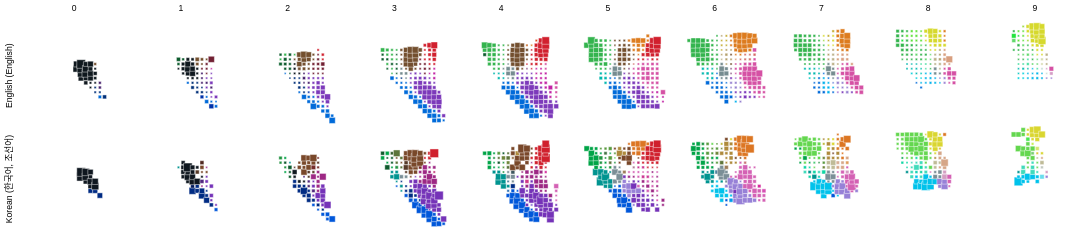

Vega-Lite specification for this chart:
### Vega-Lite specification from a JSON file in a GitHub repository (floating-point values rounded to 4 significant figures; data arrays with more than 128 entries replaced by an {"elided": "..."} marker saying what was removed)
{"$schema": "https://vega.github.io/schema/vega-lite/v3.json", "transform": [{"calculate": "datum.binA + -8", "as": "binA2"}, {"calculate": "datum.binB + -12", "as": "binB2"}, {"calculate": "datum.saliency + 4.954461223263927", "as": "sal"}, {"calculate": "datum.majorTerm +'-' + datum.lang", "as": "majorTermLang"}, {"filter": {"field": "lang", "oneOf": ["English (English)", "Korean (한국어, 조선어)"]}}], "config": {"view": {"stroke": null}, "background": "#fff"}, "facet": {"row": {"field": "lang", "type": "ordinal", "header": {"title": null}, "sort": ["English (English)", "Korean (한국어, 조선어)"]}, "column": {"field": "binL", "type": "ordinal", "header": {"title": null}}}, "spacing": {"row": -20, "column": -20}, "spec": {"layer": [{"height": 120, "width": 120, "mark": {"type": "square", "strokeWidth": "0.5", "stroke": "white"}, "encoding": {"x": {"field": "binA2", "type": "ordinal", "scale": {"domain": [-12, -11, -10, -9, -8, -7, -6, -5, -4, -3, -2, -1, 0, 1, 2, 3, 4, 5, 6, 7, 8, 9]}, "axis": null}, "y": {"field": "binB2", "type": "ordinal", "scale": {"domain": [9, 8, 7, 6, 5, 4, 3, 2, 1, 0, -1, -2, -3, -4, -5, -6, -7, -8, -9, -10, -11, -12]}, "axis": null}, "detail": {"field": "majorTerm", "type": "nominal"}, "size": {"field": "maxpTC", "type": "quantitative", "scale": {"range": [4, 100], "type": "pow", "exponent": 2.5, "zero": false}, "legend": null}, "opacity": {"condition": {"selection": "bins", "value": 1}, "value": 0}, "color": {"field": "majorTermLang", "type": "nominal", "scale": {"domain": {"elided": "386 str values"}, "range": {"elided": "386 str values"}}, "legend": null}}}, {"height": 120, "width": 120, "selection": {"bins": {"type": "single", "fields": ["majorTerm"], "on": "mouseover"}}, "mark": "square", "encoding": {"x": {"field": "binA2", "type": "ordinal", "scale": {"domain": [-12, -11, -10, -9, -8, -7, -6, -5, -4, -3, -2, -1, 0, 1, 2, 3, 4, 5, 6, 7, 8, 9]}, "axis": null}, "y": {"field": "binB2", "type": "ordinal", "scale": {"domain": [9, 8, 7, 6, 5, 4, 3, 2, 1, 0, -1, -2, -3, -4, -5, -6, -7, -8, -9, -10, -11, -12]}, "axis": null}, "opacity": {"value": 0}, "size": {"value": 81}, "tooltip": [{"field": "majorTerm", "type": "nominal", "title": "Max Prob. Term"}, {"field": "lab", "type": "nominal", "title": "Lab (L,a,b)"}]}}], "resolve": {"scale": {"color": "independent"}}}, "data": {"values": {"elided": "4499 records"}}}
